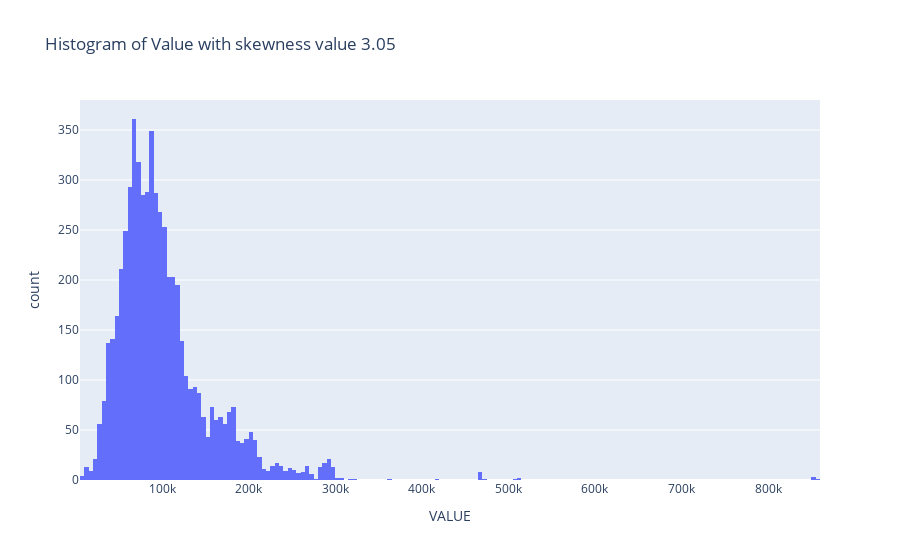

This figure's notebook cell:
### Code cell
skew_value = df['VALUE'].skew()

fig5 = px.histogram(df, x= 'VALUE', title= f'Histogram of Value with skewness value {skew_value:.2f}')
fig5.show()

### Figure 1 — Plotly figure (JSON) as saved in the notebook; plotly's stock layout.template omitted (floating-point values rounded to 4 significant figures; data arrays with more than 128 entries replaced by an {"elided": "..."} marker saying what was removed)
{"data": [{"alignmentgroup": "True", "bingroup": "x", "hovertemplate": "VALUE=%{x}<br>count=%{y}<extra></extra>", "legendgroup": "", "marker": {"color": "#636efa", "pattern": {"shape": ""}}, "name": "", "offsetgroup": "", "orientation": "v", "showlegend": false, "type": "histogram", "x": {"elided": "5960 float values"}, "xaxis": "x", "yaxis": "y"}], "layout": {"barmode": "relative", "legend": {"tracegroupgap": 0}, "title": {"text": "Histogram of Value with skewness value 3.05"}, "xaxis": {"anchor": "y", "domain": [0, 1], "title": {"text": "VALUE"}}, "yaxis": {"anchor": "x", "domain": [0, 1], "title": {"text": "count"}}}}
